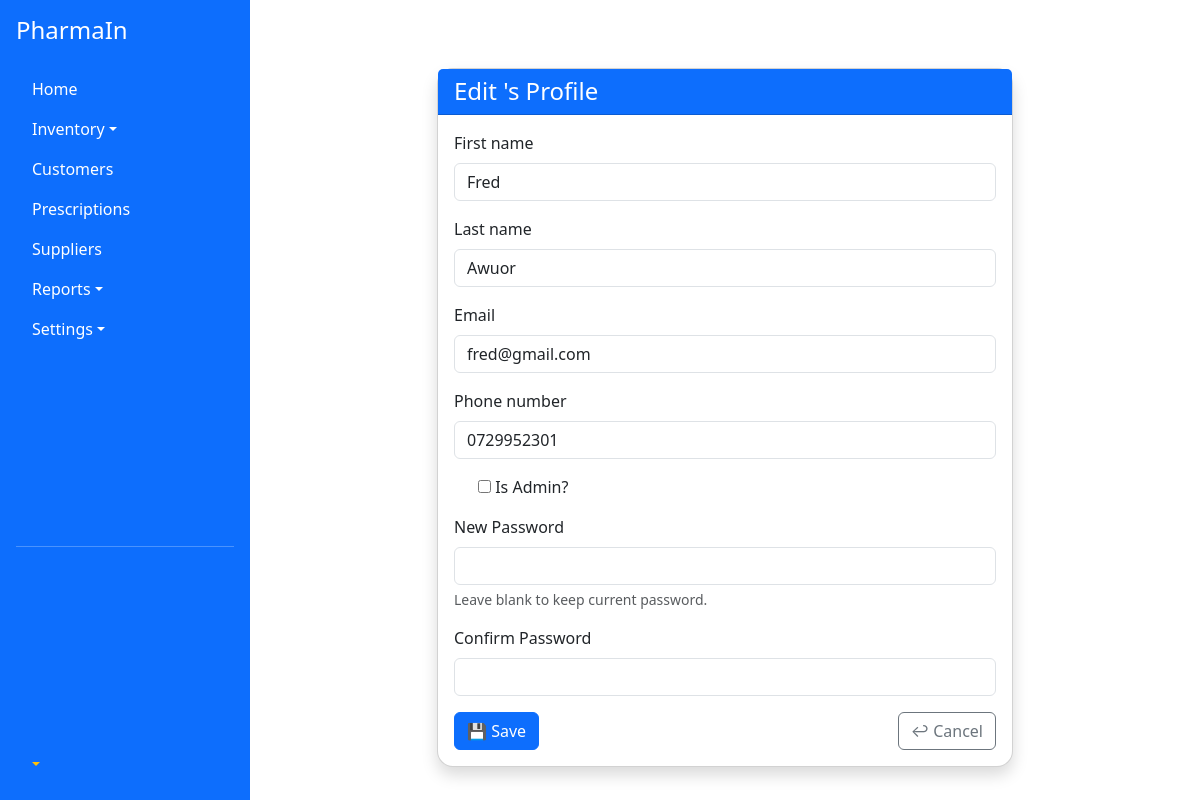
/users/2/edit/ (signed in), run on the app's committed database.
### accounts/models.py (models this page shows, shortened)
class User(AbstractBaseUser, PermissionsMixin):
    email = models.EmailField(unique=True)
    first_name = models.CharField(max_length=200, blank=True)
    last_name = models.CharField(max_length=200, blank=True)
    phone_number = models.CharField(max_length=15, blank=True)
    is_active = models.BooleanField(default=True)
    is_staff = models.BooleanField(default=False)
    objects = CustomUserManager()
    USERNAME_FIELD = 'email'
    REQUIRED_FIELDS = ['first_name', 'last_name', 'phone_number']

### accounts/views.py (the view)
# urls.py: path('users/<int:user_id>/edit/', account_views.editUser, name='edit-user'),
@user_passes_test(lambda u: u.is_staff)
def editUser(request, user_id):
    user_obj = get_object_or_404(User, pk=user_id)
    form = UpdateUserForm(request.POST or None, instance=user_obj)
    if request.method == 'POST' and form.is_valid():
        form.save()
        messages.success(request, 'Changes successfully saved')
        return redirect('users')
    return render(request, 'accounts/edit_user.html', {'form': form, 'user_obj': user_obj})

### accounts/forms.py (shortened to what this page needs)
class UpdateUserForm(forms.ModelForm):
    is_staff = forms.BooleanField(required=False, label="Is Admin?")
    new_password = forms.CharField(
        required=False,
        label="New Password",
        widget=forms.PasswordInput(attrs={'class': 'form-control'}),
        help_text="Leave blank to keep current password."
    )
    confirm_password = forms.CharField(
        required=False,
        label="Confirm Password",
        widget=forms.PasswordInput(attrs={'class': 'form-control'})
    )
    class Meta:
        model = User
        fields = ['first_name', 'last_name', 'email', 'phone_number', 'is_staff']

### templates/accounts/edit_user.html (shortened to what this page needs)
{% extends 'base/main.html' %}
{% load widget_tweaks %}
{% block content %}
<div class="container mt-5" style="max-width: 600px;">
  <div class="card shadow rounded-4">
    <div class="card-header bg-primary text-white">
      <h4 class="mb-0">Edit {{ user_obj.username }}'s Profile</h4>
    </div>
    <div class="card-body">
      <form method="POST" novalidate>
        {% for field in form %}
          <div class="mb-3">
            {% if field.field.widget.input_type == 'checkbox' %}
              <div class="form-check">
                {{ field }}
                <label class="form-check-label" for="{{ field.id_for_label }}">{{ field.label }}</label>
              </div>
            {% else %}
              <label for="{{ field.id_for_label }}" class="form-label">{{ field.label }}</label>
              {{ field|add_class:"form-control" }}
            {% endif %}
            {% if field.help_text %}
              <div class="form-text">{{ field.help_text }}</div>
            {% endif %}
          </div>
        {% endfor %}
        <div class="d-flex justify-content-between">
          <button type="submit" class="btn btn-primary">💾 Save</button>
          <a href="{% url 'users' %}" class="btn btn-outline-secondary">↩ Cancel</a>
        </div>
      </form>
    </div>
  </div>
</div>
{% endblock %}

### templates/base/main.html (style rules this page uses)
body { min-height: 100vh; display: flex; }

### data on the page
User: form "Fred" "Awuor" "fred@gmail.com" "0729952301"

### other printed values
{{ field.label }} "First name" "Last name" "Email" "Phone number" "New Password" "Confirm Password"
{{ field.label }} "Is Admin?"
{{ field.help_text }} "Leave blank to keep current password."
